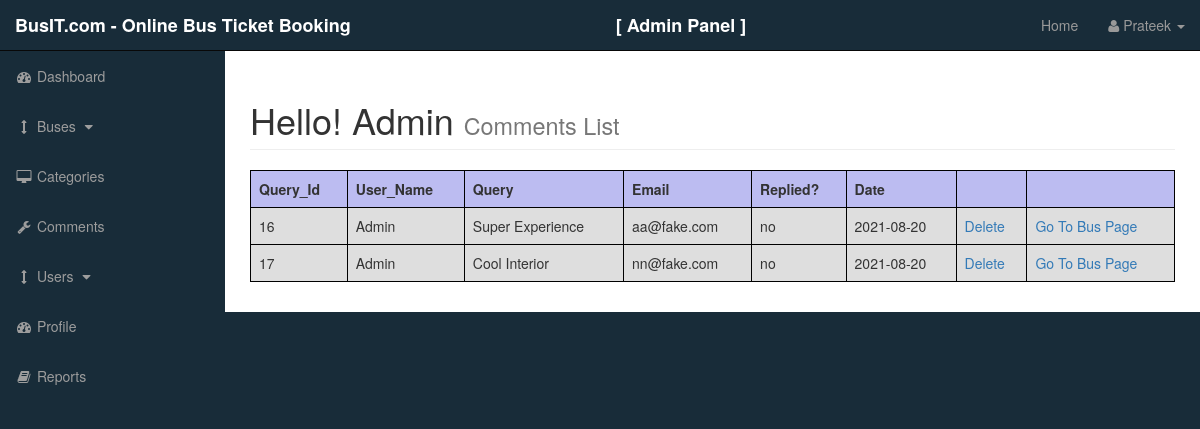
Screenshot of /admin/query.php (signed in) with the database file from the repository.
### tables this page shows
CREATE TABLE `query` (
  `query_id` int(3) NOT NULL,
  `query_bus_id` int(3) NOT NULL,
  `query_user` varchar(255) NOT NULL,
  `query_email` varchar(255) NOT NULL,
  `query_date` date NOT NULL,
  `query_content` text NOT NULL,
  `query_replied` varchar(255) NOT NULL
);

### admin/query.php (the view, shortened to what this page needs)
<?php include"includes/admin_header.php"; ?>
    <div id="wrapper">
        <?php include"includes/admin_navigation.php"; ?>
        <div id="page-wrapper">
            <div class="container-fluid">
                <div class="row">
                    <div class="col-lg-12">
                        <h1 class="page-header">
                            Hello! Admin
                            <small>Comments List</small>
                        </h1>
                        <?php
                        if (isset($_GET['source'])) {
                            $source = $_GET['source'];
                        }
                        else {
                            $source = "";
                        }
                        switch ($source) {
                            default: ?>
                                <table id="comment_table" class="table table-bordered table-hover">
                                <thead>
                                    <tr>
                                        <th>Query_Id</th>
                                        <th>User_Name</th>
                                        <th>Query</th>
                                        <th>Email</th>
                                        <th>Replied?</th>
                                        <th>Date</th>
                                        <th></th>
                                        <th></th>
                                    </tr>
                                </thead>
                                <tbody>
                                    <?php
                                        $query = "SELECT *  FROM  query";
                                        $select_posts = mysqli_query($connection,$query);
                                        while($row = mysqli_fetch_assoc($select_posts)) {
                                            $query_id = $row['query_id'];
                                            $query_bus_id = $row['query_bus_id'];
                                            $query_user = $row['query_user'];
                                            $query_email = $row['query_email'];
                                            $query_date = $row['query_date'];
                                            $query_content = $row['query_content'];
                                            $query_replied = $row['query_replied'];
                                     ?>
                                    <tr>
                                        <td><?php echo $query_id ?></td>
                                        <td><?php echo $query_user ?></td>
                                        <td><?php echo $query_content ?></td>
                                        <td><?php echo $query_email ?></td>
                                        <td><?php echo $query_replied ?></td>
                                        <td><?php echo $query_date ?></td>
                                        <?php echo "<td><a href='query.php?delete=$query_id'>Delete</a></td>"; ?>
                                        <?php echo "<td><a href='../bus_info.php?bus_id=$query_bus_id'>Go To Bus Page</a></td>"; ?>
                                    </tr>
                                    <?php } ?>
                                </tbody>
                                </table><?php
                                break;
                        }
                        ?>
                    </div>
                </div>
            </div>
        </div>
<?php include"includes/admin_footer.php"; ?>

### admin/includes/admin_header.php (shortened to what this page needs)
<!DOCTYPE html>
<html lang="en">
<head>
    <link href="css/master.css" rel="stylesheet" >
    <link href="css/bootstrap.min.css" rel="stylesheet">
    <link href="css/sb-admin.css" rel="stylesheet">
    <link href="font-awesome/css/font-awesome.min.css" rel="stylesheet" type="text/css">
</head>
<body>

### admin/includes/admin_navigation.php (shortened to what this page needs)
<nav class="navbar navbar-inverse navbar-fixed-top" style="background-color: #182c39;" role="navigation">
            <div class="navbar-header">
                <a class="navbar-brand" href="index.php"style="font-weight:bold; color:#fff;">BusIT.com - Online Bus Ticket Booking <span style="font-weight:bold; color:#fff; padding-left:260px;">[ Admin Panel ]</span></a>
            </div>
            <ul class="nav navbar-right top-nav">
                <li><a href="../index.php">Home</a></li>
                <li class="dropdown">
                    <a href="#" class="dropdown-toggle" data-toggle="dropdown"><i class="fa fa-user"></i> <?php echo ucfirst($_SESSION['s_username']); ?> <b class="caret"></b></a>
                </li>
            </ul>
            <div class="collapse navbar-collapse navbar-ex1-collapse">
                <ul class="nav navbar-nav side-nav" style="background-color: #182c39;">
                    <li>
                        <a href="index.php"><i class="fa fa-fw fa-dashboard"></i> Dashboard</a>
                    </li>
                    <li>
                        <a href="javascript:;" data-toggle="collapse" data-target="#demo"><i class="fa fa-fw fa-arrows-v"></i> Buses <i class="fa fa-fw fa-caret-down"></i></a>
                    </li>
                    <li>
                        <a href="categories.php"><i class="fa fa-fw fa-desktop"></i> Categories</a>
                    </li>
                    <li>
                        <a href="query.php"><i class="fa fa-fw fa-wrench"></i> Comments</a>
                    </li>
                    <li>
                        <a href="javascript:;" data-toggle="collapse" data-target="#demo1"><i class="fa fa-fw fa-arrows-v"></i> Users <i class="fa fa-fw fa-caret-down"></i></a>
                    </li>
                    <li>
                        <a href="../profile.php"><i class="fa fa-fw fa-dashboard"></i> Profile</a>
                    </li>
                    <li>
                        <a href="report.php"><i class="fa fa-fw fa-book"></i> Reports</a>
                    </li>
                </ul>
            </div>
        </nav>

### admin/includes/admin_footer.php (shortened to what this page needs)
</div>
</body>
</html>

### admin/css/master.css (style rules this page uses)
#comment_table thead { background-color: rgba(15, 15, 206, 0.28); }
#comment_table td { background-color: rgba(0, 0, 0, 0.13); border: 1px solid #000; }
#comment_table th { border: 1px solid #000; }

### admin/css/sb-admin.css (style rules this page uses)
body { margin-top: 100px; background-color: #182c39; }
@media (min-width:768px) { body { margin-top: 50px; } }
#wrapper { padding-left: 0; }
#page-wrapper { width: 100%; padding: 0; background-color: #fff; }
@media (min-width:768px) { #wrapper { padding-left: 225px; } }
@media (min-width:768px) { #page-wrapper { padding: 10px; } }
.top-nav { padding: 0 15px; }
.top-nav>li { display: inline-block; float: left; }
.top-nav>li>a { padding-top: 15px; padding-bottom: 15px; line-height: 20px; color: #999; }
@media (min-width:768px) { .side-nav { position: fixed; top: 51px; left: 225px; width: 225px; margin-left: -225px; border: none; border-radius: 0; overflow-y: auto; background-color: #222; } }
@media (min-width:768px) { .side-nav>li>a { width: 225px; } }

### rows the page displays
query: query_id "16", query_user "Admin", query_content "Super Experience", query_email "aa@fake.com", query_replied "no", query_date "2021-08-20"
query: query_id "17", query_user "Admin", query_content "Cool Interior", query_email "nn@fake.com", query_replied "no", query_date "2021-08-20"

### other values shown
$_SESSION['s_username'] "Prateek"
